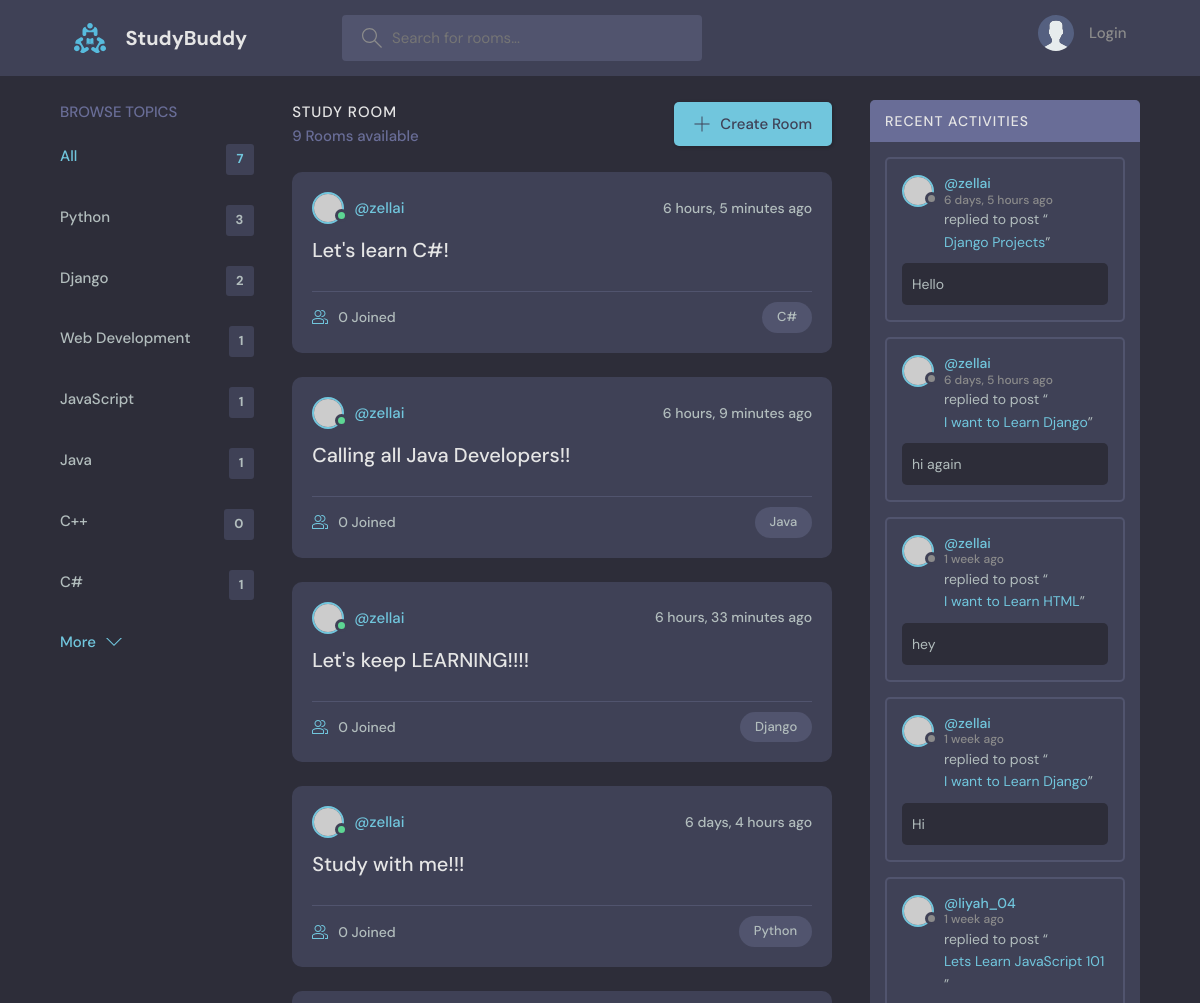
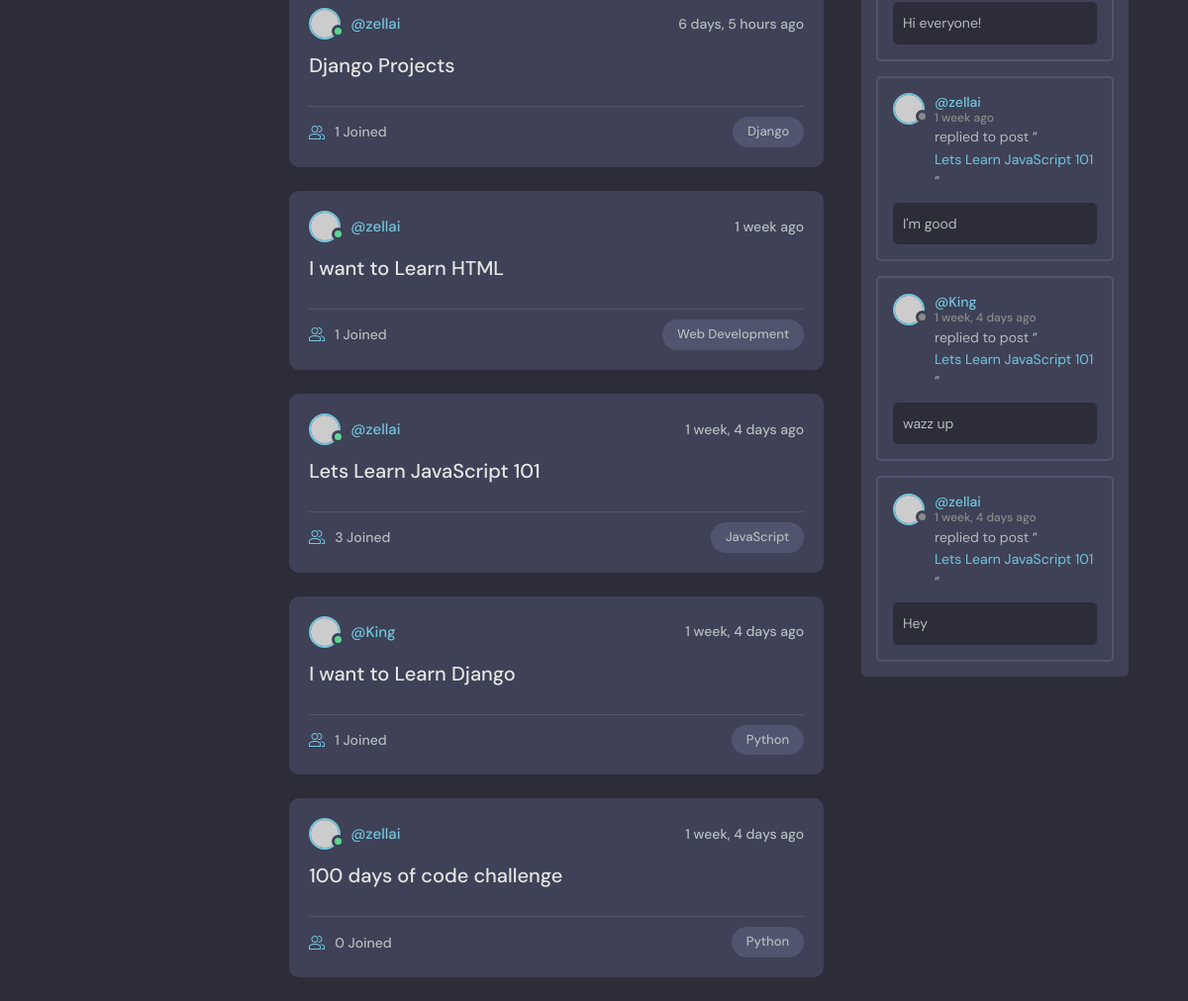
The page / on the database its author committed (2 pictures, top to bottom).
### base/models.py (models this page shows, shortened)
class Topic(models.Model):
    name = models.CharField(max_length=200)

class Room(models.Model):
    host = models.ForeignKey(User, on_delete=models.SET_NULL, null=True)
    topic = models.ForeignKey(Topic, on_delete=models.SET_NULL, null=True)
    name = models.CharField(max_length=200)
    description = models.TextField(null=True, blank=True)
    participants = models.ManyToManyField(User, related_name='participants', blank=True)
    updated = models.DateTimeField(auto_now=True)
    created = models.DateTimeField(auto_now_add=True)
    class Meta:
        ordering = ['-updated', '-created']
    def __str__(self):
        return self.name

class Message(models.Model):
    user = models.ForeignKey(User, on_delete=models.CASCADE)
    room = models.ForeignKey(Room, on_delete=models.CASCADE)
    body = models.TextField()
    updated = models.DateTimeField(auto_now=True)
    created = models.DateTimeField(auto_now_add=True)
    class Meta:
        ordering = ['-updated', '-created']

### base/views.py (the view)
# urls.py: path('', views.home, name="home"),
def home(request):
    q = request.GET.get('q') if request.GET.get('q') != None else ''
    rooms = Room.objects.filter(
        Q(topic__name__icontains=q) |
        Q(name__icontains=q) |
        Q(description__icontains=q)
    )
    topics = Topic.objects.all()
    room_count = rooms.count()
    room_messages = Message.objects.filter(Q(room__topic__name__icontains=q))
    context = {
        'rooms': rooms,
        'topics': topics,
        'room_count':room_count,
        'room_messages':room_messages
        }
    return render(request, 'base/home.html', context)

### base/templates/base/home.html (shortened to what this page needs)
{% extends 'main.html' %}
{% block content %}
  <main class="layout layout--3">
      <div class="container">
        {% include 'base/topics_component.html' %}
        <div class="roomList">
          <div class="roomList__header">
            <div>
              <h2>Study Room</h2>
              <p>{{room_count}} Rooms available</p>
            </div>
            <a class="btn btn--main" href="{% url 'create-room' %}">
              <svg version="1.1" xmlns="http://www.w3.org/2000/svg" width="32" height="32" viewBox="0 0 32 32">
                <title>add</title>
                <path
                  d="M16.943 0.943h-1.885v14.115h-14.115v1.885h14.115v14.115h1.885v-14.115h14.115v-1.885h-14.115v-14.115z"
                ></path>
              </svg>
              Create Room
            </a>
          </div>
          {% include 'base/feed_component.html' %}
        </div>
        {% include 'base/activity_component.html' %}
      </div>
    </main>
{% endblock %}

### base/templates/base/topics_component.html
<div class="topics">
    <div class="topics__header">
      <h2>Browse Topics</h2>
    </div>
    <ul class="topics__list">
      <li>
        <a href="{% url 'home' %}" class="active">All <span>{{topics.count}}</span></a>
      </li>
      {% for topic in topics %}
      <li>
        <a href="{% url 'home' %}?q={{topic.name}}">{{topic.name}}<span>{{topic.room_set.all.count}}</span></a>
      </li>
      {% endfor %}
    </ul>
    <a class="btn btn--link" href="topics.html">
      More
      <svg version="1.1" xmlns="http://www.w3.org/2000/svg" width="32" height="32" viewBox="0 0 32 32">
        <title>chevron-down</title>
        <path d="M16 21l-13-13h-3l16 16 16-16h-3l-13 13z"></path>
      </svg>
    </a>
</div>

### base/templates/base/feed_component.html (shortened to what this page needs)
{% for room in rooms %}
<div class="roomListRoom">
    <div class="roomListRoom__header">
      <a href="{% url 'user-profile' room.host.id %}" class="roomListRoom__author">
        <div class="avatar avatar--small active">
          <img src="https://randomuser.me/api/portraits/men/11.jpg" />
        </div>
        <span>@{{room.host.username}}</span>
      </a>
      <div class="roomListRoom__actions">
        <span>{{room.created|timesince}} ago</span>
      </div>
    </div>
    <div class="roomListRoom__content">
      <a href="{% url 'room' room.id %}">{{room.name}}</a>
    </div>
    <div class="roomListRoom__meta">
      <a href="{% url 'room' room.id %}" class="roomListRoom__joined">
        {{room.participants.all.count}} Joined
      </a>
      <p class="roomListRoom__topic">{{room.topic.name}}</p>
    </div>
  </div>
  {% endfor %}

### base/templates/base/activity_component.html (shortened to what this page needs)
<div class="activities">
    <div class="activities__header">
      <h2>Recent Activities</h2>
    </div>
    {% for message in room_messages %}
    <div class="activities__box">
      <div class="activities__boxHeader roomListRoom__header">
        <a href="{% url 'user-profile' message.user.id %}" class="roomListRoom__author">
          <div class="avatar avatar--small">
            <img src="https://randomuser.me/api/portraits/women/11.jpg" />
          </div>
          <p>
            @{{message.user}}
            <span>{{message.created|timesince}} ago</span>
          </p>
        </a>
      </div>
      <div class="activities__boxContent">
        <p>replied to post “<a href="{% url 'room' message.room.id %}">{{message.room}}</a>”</p>
        <div class="activities__boxRoomContent">
            {{message.body}}
        </div>
      </div>
    </div>
    {% endfor %}
  </div>

### rows shown on the page
Topic: name "Python", room_set.all.count "3"
Topic: name "Django", room_set.all.count "2"
Topic: name "Web Development", room_set.all.count "1"
Topic: name "JavaScript", room_set.all.count "1"
Topic: name "Java", room_set.all.count "1"
Topic: name "C++", room_set.all.count "0"
Topic: name "C#", room_set.all.count "1"
Room: host.username "zellai", created "6 hours, 5 minutes", name "Let's learn C#!", participants.all.count "0", topic.name "C#"
Room: host.username "zellai", created "6 hours, 9 minutes", name "Calling all Java Developers!!", participants.all.count "0", topic.name "Java"
Room: host.username "zellai", created "6 hours, 33 minutes", name "Let's keep LEARNING!!!!", participants.all.count "0", topic.name "Django"
Room: host.username "zellai", created "6 days, 4 hours", name "Study with me!!!", participants.all.count "0", topic.name "Python"
Room: host.username "zellai", created "6 days, 5 hours", name "Django Projects", participants.all.count "1", topic.name "Django"
Room: host.username "zellai", created "1 week", name "I want to Learn HTML", participants.all.count "1", topic.name "Web Development"
Room: host.username "zellai", created "1 week, 4 days", name "Lets Learn JavaScript 101", participants.all.count "3", topic.name "JavaScript"
Room: host.username "King", created "1 week, 4 days", name "I want to Learn Django", participants.all.count "1", topic.name "Python"
Room: host.username "zellai", created "1 week, 4 days", name "100 days of code challenge", participants.all.count "0", topic.name "Python"
Message: user "zellai", created "6 days, 5 hours", room "Django Projects", body "Hello"
Message: user "zellai", created "6 days, 5 hours", room "I want to Learn Django", body "hi again"
Message: user "zellai", created "1 week", room "I want to Learn HTML", body "hey"
Message: user "zellai", created "1 week", room "I want to Learn Django", body "Hi"
Message: user "liyah_04", created "1 week", room "Lets Learn JavaScript 101", body "Hi everyone!"
Message: user "zellai", created "1 week", room "Lets Learn JavaScript 101", body "I'm good"
Message: user "King", created "1 week, 4 days", room "Lets Learn JavaScript 101", body "wazz up"
Message: user "zellai", created "1 week, 4 days", room "Lets Learn JavaScript 101", body "Hey"

### other values the page prints
{{ topics.count }} "7"
{{ room_count }} "9"
